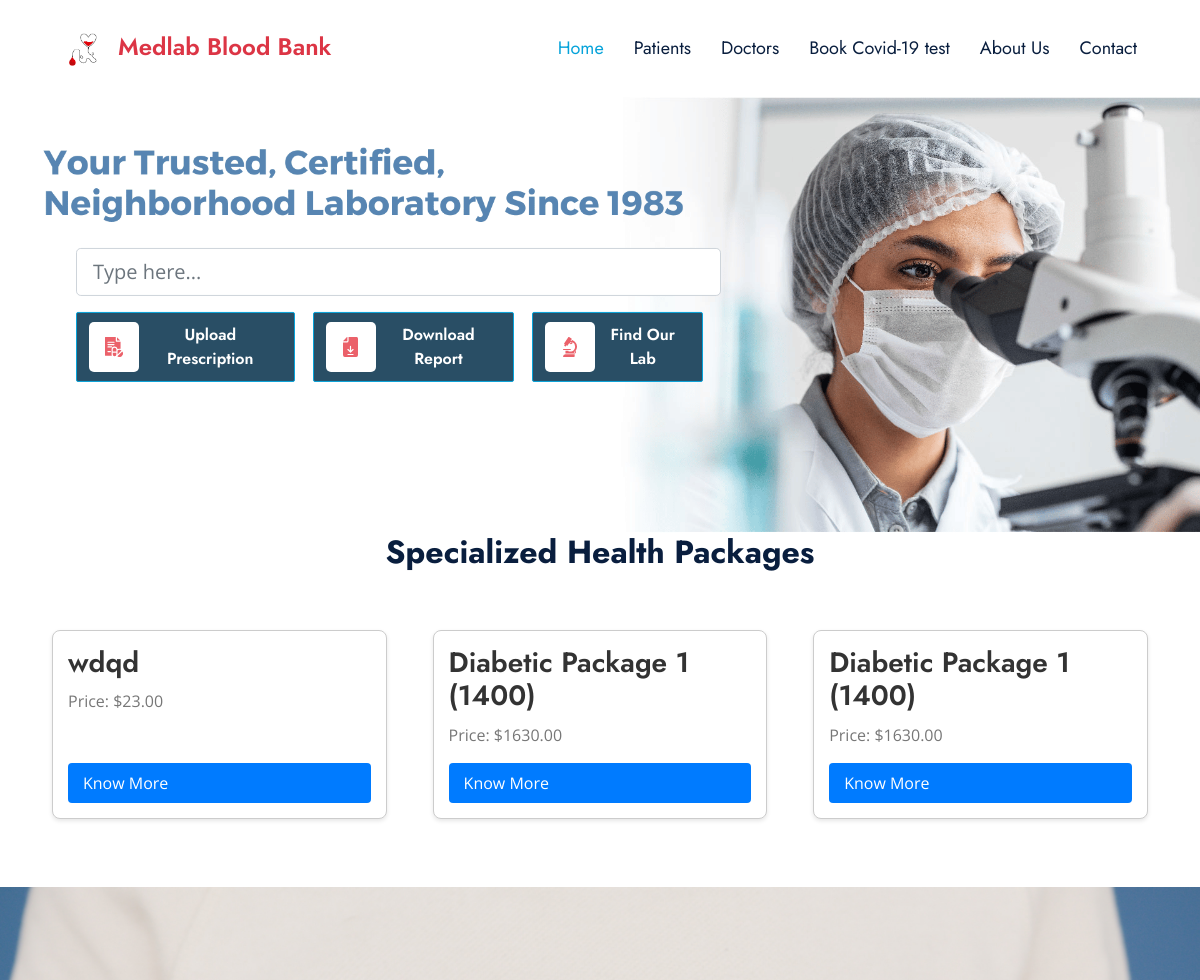
The app's page /homelab/ (upper part), older data.
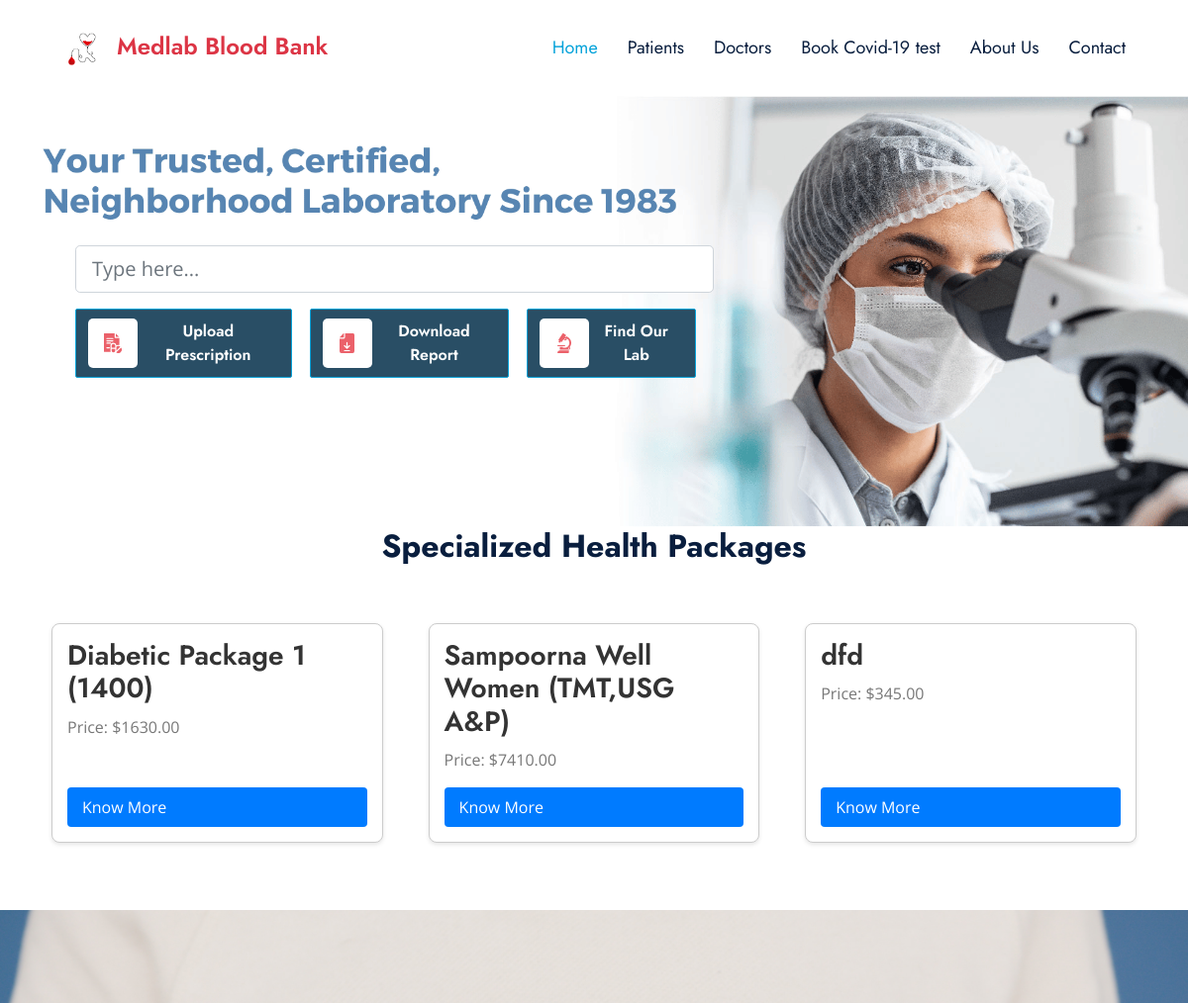
The same page, newer data.
### website/models.py (models this page shows, shortened)
class LaboratoryTest(models.Model):
    test_name = models.CharField(max_length=255)
    test_price = models.DecimalField(max_digits=10, decimal_places=2)
    package_details = models.JSONField()

### website/views.py (the view)
# urls.py: path('homelab/',homelab,name='homelab'),
def homelab(request):
    print("View function executed!")
    lab_tests = LaboratoryTest.objects.all()
    print("Number of records:", lab_tests.count())
    paginator = Paginator(lab_tests, 3)
    page = request.GET.get('page', 1)
    try:
        lab_tests_page = paginator.page(page)
    except PageNotAnInteger:
        lab_tests_page = paginator.page(1)
    except EmptyPage:
        lab_tests_page = paginator.page(paginator.num_pages)
    context = {
        'lab_tests_page': lab_tests_page,
    }
    return render(request, 'labhome.html', context)

### templates/labhome.html (shortened to what the changed rows need)
{% extends 'baselab.html' %}
{% block content %}
{% load static %}
    <div class="container">
        <h2 class="text-center mb-5">Specialized Health Packages</h2>
        <div class="test-container">
            {% if lab_tests_page %}
                {% for test in lab_tests_page %}
                    <div class="test-box">
                        <h3>{{ test.test_name }}</h3>
                        <p>Price: ${{ test.test_price }}</p>
                        <a href="{% url 'show_test_details' test.id %}" class="know-more-btn">Know More</a>
                    </div>
                {% endfor %}
            {% else %}
                <p>No data available.</p>
            {% endif %}
        </div>
    </div>
    {% endblock %}

Row changes from the older to the newer data that the page shows:
removed LaboratoryTest: test_name "wdqd", test_price "23.00"
removed LaboratoryTest: test_name "Diabetic Package 1 (1400)", test_price "1630.00"
added LaboratoryTest: test_name "Sampoorna Well Women (TMT,USG A&P)", test_price "7410.00"
added LaboratoryTest: test_name "dfd", test_price "345.00"
